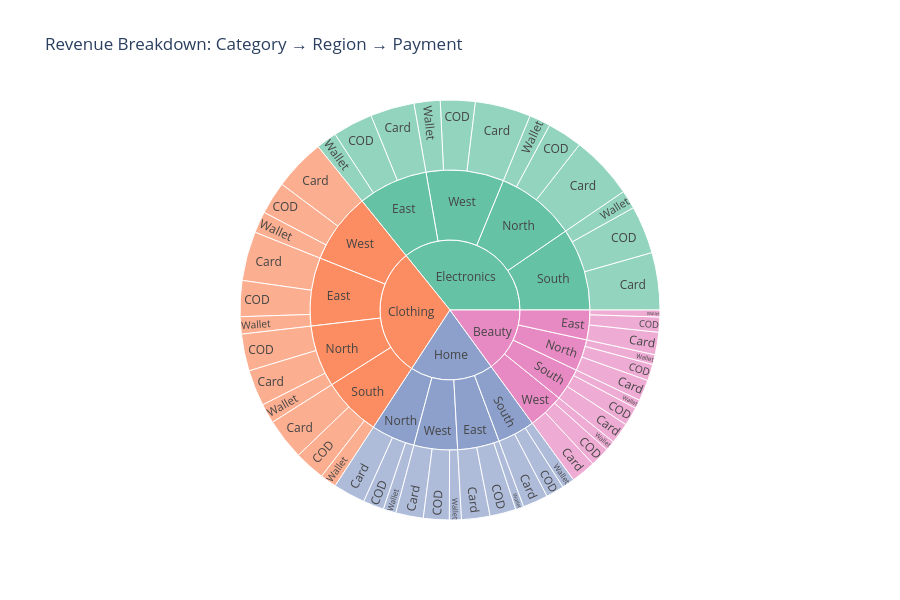

Here is the notebook cell this chart was saved with:
### Code cell
# Sunburst chart: Category > Region > Payment
fig = px.sunburst(df, path=['product_category', 'region', 'payment_method'],
                  values='revenue', title='Revenue Breakdown: Category → Region → Payment',
                  color_discrete_sequence=px.colors.qualitative.Set2)
fig.update_layout(height=600)
fig.show()

### Figure 1 — Plotly figure (JSON) as saved in the notebook; plotly's stock layout.template omitted (floating-point values rounded to 4 significant figures)
{"data": [{"branchvalues": "total", "domain": {"x": [0, 1], "y": [0, 1]}, "hovertemplate": "labels=%{label}<br>revenue=%{value}<br>parent=%{parent}<br>id=%{id}<extra></extra>", "ids": ["Beauty/South/Wallet", "Clothing/South/Card", "Beauty/East/COD", "Electronics/West/Wallet", "Clothing/West/Wallet", "Electronics/West/Card", "Beauty/North/Card", "Clothing/West/Card", "Clothing/West/COD", "Electronics/West/COD", "Beauty/South/COD", "Clothing/East/Card", "Clothing/North/Wallet", "Electronics/East/COD", "Home/West/Wallet", "Electronics/East/Card", "Home/West/COD", "Home/North/Card", "Home/West/Card", "Clothing/North/COD", "Electronics/South/Card", "Home/North/COD", "Electronics/North/Card", "Electronics/North/Wallet", "Home/East/Wallet", "Electronics/North/COD", "Home/North/Wallet", "Electronics/South/COD", "Beauty/East/Card", "Clothing/South/COD", "Beauty/North/Wallet", "Clothing/South/Wallet", "Clothing/North/Card", "Clothing/East/COD", "Electronics/South/Wallet", "Home/South/Wallet", "Home/South/Card", "Home/East/Card", "Clothing/East/Wallet", "Beauty/South/Card", "Beauty/West/Wallet", "Home/East/COD", "Beauty/West/Card", "Beauty/West/COD", "Home/South/COD", "Beauty/East/Wallet", "Electronics/East/Wallet", "Beauty/North/COD", "Beauty/South", "Clothing/South", "Beauty/East", "Electronics/West", "Clothing/West", "Beauty/North", "Clothing/East", "Clothing/North", "Electronics/East", "Home/West", "Home/North", "Electronics/South", "Electronics/North", "Home/East", "Home/South", "Beauty/West", "Beauty", "Clothing", "Electronics", "Home"], "labels": ["Wallet", "Card", "COD", "Wallet", "Wallet", "Card", "Card", "Card", "COD", "COD", "COD", "Card", "Wallet", "COD", "Wallet", "Card", "COD", "Card", "Card", "COD", "Card", "COD", "Card", "Wallet", "Wallet", "COD", "Wallet", "COD", "Card", "COD", "Wallet", "Wallet", "Card", "COD", "Wallet", "Wallet", "Card", "Card", "Wallet", "Card", "Wallet", "COD", "Card", "COD", "COD", "Wallet", "Wallet", "COD", "South", "South", "East", "West", "West", "North", "East", "North", "East", "West", "North", "South", "North", "East", "South", "West", "Beauty", "Clothing", "Electronics", "Home"], "name": "", "parents": ["Beauty/South", "Clothing/South", "Beauty/East", "Electronics/West", "Clothing/West", "Electronics/West", "Beauty/North", "Clothing/West", "Clothing/West", "Electronics/West", "Beauty/South", "Clothing/East", "Clothing/North", "Electronics/East", "Home/West", "Electronics/East", "Home/West", "Home/North", "Home/West", "Clothing/North", "Electronics/South", "Home/North", "Electronics/North", "Electronics/North", "Home/East", "Electronics/North", "Home/North", "Electronics/South", "Beauty/East", "Clothing/South", "Beauty/North", "Clothing/South", "Clothing/North", "Clothing/East", "Electronics/South", "Home/South", "Home/South", "Home/East", "Clothing/East", "Beauty/South", "Beauty/West", "Home/East", "Beauty/West", "Beauty/West", "Home/South", "Beauty/East", "Electronics/East", "Beauty/North", "Beauty", "Clothing", "Beauty", "Electronics", "Clothing", "Beauty", "Clothing", "Clothing", "Electronics", "Home", "Home", "Electronics", "Electronics", "Home", "Home", "Beauty", "", "", "", ""], "type": "sunburst", "values": [34700.0, 162800.0, 59350.0, 102700.0, 84460.0, 219400.0, 82780.0, 203000.0, 128900.0, 136400.0, 73590.0, 193500.0, 77380.0, 157400.0, 47120.0, 173200.0, 101500.0, 126300.0, 108300.0, 145100.0, 225300.0, 81730.0, 250000.0, 84040.0, 32320.0, 138400.0, 50170.0, 188400.0, 88230.0, 120900.0, 38760.0, 64640.0, 142200.0, 141200.0, 73370.0, 49700.0, 99280.0, 111800.0, 67930.0, 82790.0, 39360.0, 102700.0, 97380.0, 76930.0, 71170.0, 27330.0, 81130.0, 64680.0, 191100.0, 348400.0, 174900.0, 458600.0, 416300.0, 186200.0, 402600.0, 364700.0, 411800.0, 257000.0, 258200.0, 487100.0, 472500.0, 246700.0, 220100.0, 213700.0, 765900.0, 1532000.0, 1830000.0, 982100.0]}], "layout": {"height": 600, "legend": {"tracegroupgap": 0}, "sunburstcolorway": ["rgb(102,194,165)", "rgb(252,141,98)", "rgb(141,160,203)", "rgb(231,138,195)", "rgb(166,216,84)", "rgb(255,217,47)", "rgb(229,196,148)", "rgb(179,179,179)"], "title": {"text": "Revenue Breakdown: Category → Region → Payment"}}}
